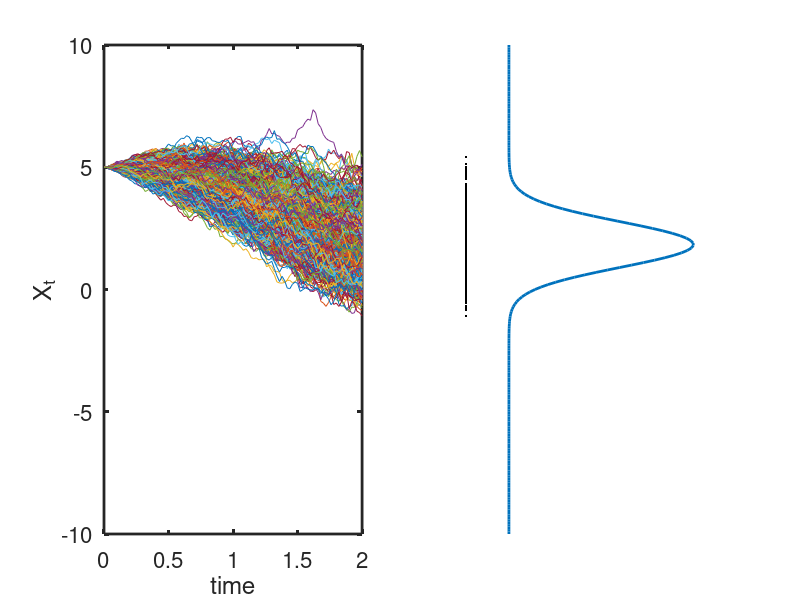

Write MATLAB code to recreate this figure.
clc; clear all; close;
%% 1D forward Ornstein-Uhenbeck process
%  dXt  = -beta(t)/2*Xt*dt + sqrt(beta(t))*dWt
%  X(0) = X0 (const.)
%  ------------------------------ 
%  mean = exp(-T^2/4)*X0
%  var  = 1 - exp(-T^2/2)
%  ------------------------------ 
%% numerical setup
T  = 2;    % terminal time
M  = 100;  % number of iterations
dt = T/M;  % time step size
N  = 2000; % number of particles
% ... parameters in f and g ...
beta  = @(t) t;
sigma = @(t) sqrt(beta(t));
% ... initial condition ...
X_0   = 5;
% ... exact mean and std at t = T ...
mu_ex  = exp(-T^2/4)*X_0;
std_ex = sqrt(1 - exp(-T^2/2));
%% SDE setup
f = @(x,t) -beta(t)/2*x;
g = @(x,t) sigma(t);
%% Euler-Maruyama method
Xh_0 = zeros(N, M+1); Xh_0(:,1) = X_0;
for i = 1:M
%    Xh_0(:, i+1) = Xh_0(:, i) - beta*Xh_0(:, i)*dt + sigma*sqrt(dt)*randn(N,1);    
   ti = (i-1)*dt; 
   Xh_0(:,i+1) = Xh_0(:,i) + f(Xh_0(:,i),ti)*dt + g(Xh_0(:,i),ti)*sqrt(dt)*randn(N,1);
end
%% Compute mean and std from discrete data
mu_sde  = sum(Xh_0(:,M+1))/N;
std_sde = sqrt( sum((Xh_0(:,M+1)-mu_sde).^2)/N );
%% Output
subplot(1,2,1);
plot(0:dt:T,Xh_0); ylim([-10,10]); xlabel('time'); ylabel('X_t');
set(gca,'FontSize',16,'LineWidth',2);
subplot(1,2,2);
plot(-0.1,Xh_0(:,M+1),'k.',normpdf(-10:0.1:10,mu_ex,std_ex),-10:0.1:10,'LineWidth',2);
axis off; 

disp(['exact.mean = ', num2str(mu_ex,'%.6f')]);
disp(['numer.mean = ', num2str(mu_sde,'%.6f')]);
disp('---------------------');
disp(['exact.std  = ', num2str(std_ex,'%.6f')]);
disp(['numer.std  = ', num2str(std_sde,'%.6f')]);